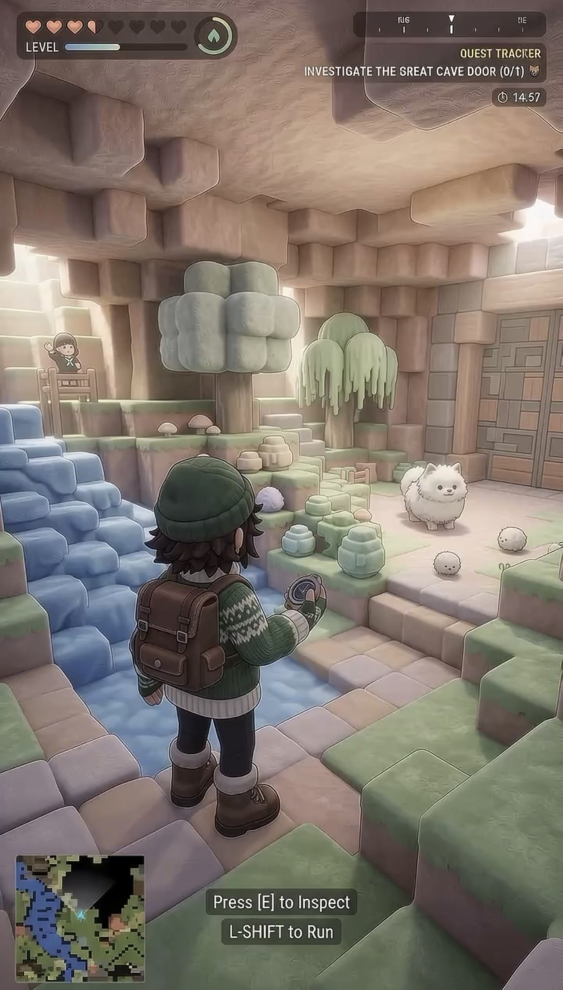
#> input picture docs/reference/target-shot.jpg, 1125 x 1979 px, found by its file name (shown at 1/2 size)
$ python boxes.py
#> lines starting #> are read from the running program, lines starting #| are printed output that depends on the picture; after the words box and inside, x2 and y2 are one past the last pixel; in counts of white or black regions, pixels touching at a corner belong together
import cv2, json
im=cv2.imread('/home/user/studio/docs/reference/target-shot.jpg')
#> im is the input picture: shape (1979, 1125, 3); mean B, G, R 108.4, 117.5, 126.9
B={
 'player':(255,905,660,1720),'dog':(790,915,945,1065),'critter-a':(860,1095,925,1155),'critter-b':(990,1045,1055,1105),
 'mira':(70,655,200,805),'cube-tree':(310,510,610,905),'willow':(585,615,810,900),'door':(925,600,1125,985),
 'door-pillar':(840,560,965,940),'waterfall':(0,800,470,1520),'pool':(130,1180,690,1560),'ceiling':(0,0,1125,560),
 'light-left':(0,420,150,640),'light-right':(960,360,1125,480),'mushrooms':(310,825,450,880),'lavender-pom':(505,965,570,1025),
 'jars-mint':(550,990,770,1160),'jars-cream':(460,870,610,960),'stairs':(740,1120,1060,1320),'grass-ledge-right':(700,1180,1125,1979),
 'floor-front':(0,1450,760,1979),'little-fence':(690,915,770,975),
 'hud-hearts':(30,25,475,120),'hud-quest':(700,20,1095,215),'hud-minimap':(30,1705,295,1965),'hud-prompts':(405,1770,720,1880),
}
json.dump(B,open('boxes.json','w'),indent=1)
o=im.copy()
for k,(x0,y0,x1,y1) in B.items():
    cv2.rectangle(o,(x0,y0),(x1,y1),(40,40,255),3); cv2.putText(o,k,(x0+4,y0+24),cv2.FONT_HERSHEY_SIMPLEX,0.7,(255,255,255),4); cv2.putText(o,k,(x0+4,y0+24),cv2.FONT_HERSHEY_SIMPLEX,0.7,(20,20,200),2)
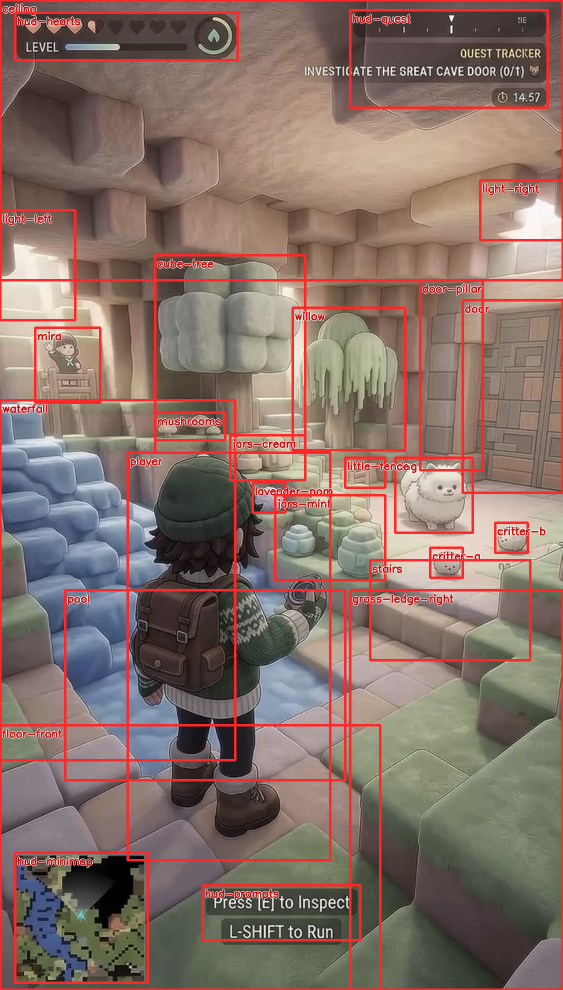
#> o: shape (1979, 1125, 3) (shown at 1/2 size); 7.11% of pixels changed, all inside (x1, y1, x2, y2) = (0, 0, 1125, 1979)
cv2.imwrite('boxes.jpg',cv2.resize(o,(675,1187)),[cv2.IMWRITE_JPEG_QUALITY,85])
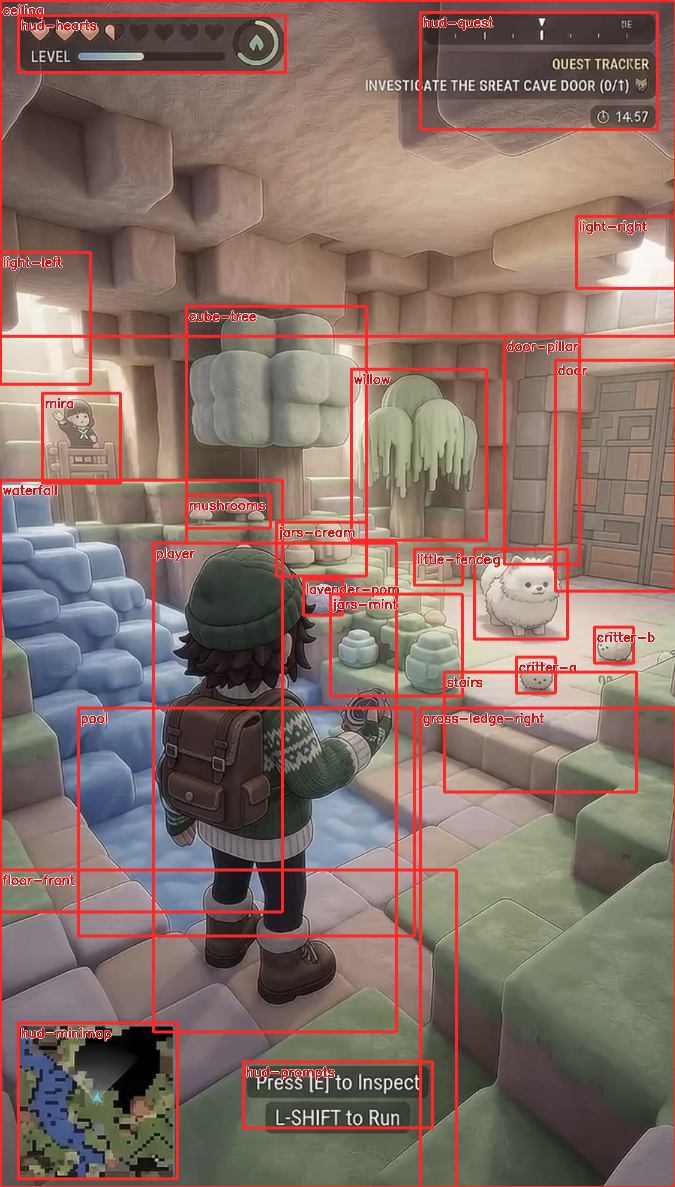
#> saved as boxes.jpg: shape (1187, 675, 3); mean B, G, R 104, 112.4, 134.9

$ run again, with docs/reference/cave-door-classes.png saved as docs/reference/target-shot.jpg
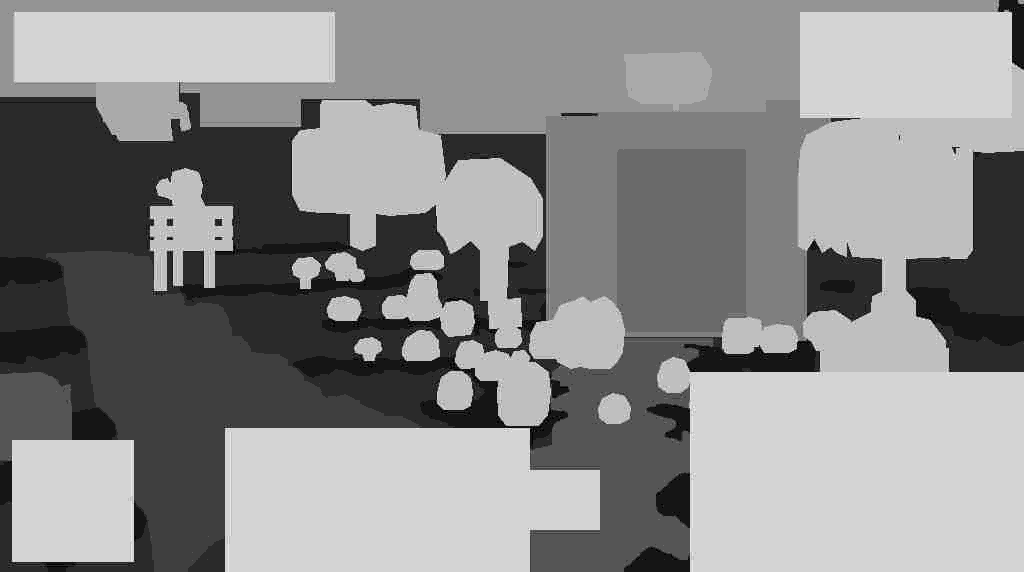
#> input picture docs/reference/cave-door-classes.png, 1024 x 572 px, found by its file name
#> im is the input picture: shape (572, 1024, 3); min 0, max 12, mean 6.56
#> after the loop `for k,(x0,y0,x1,y1) in B.items():`:
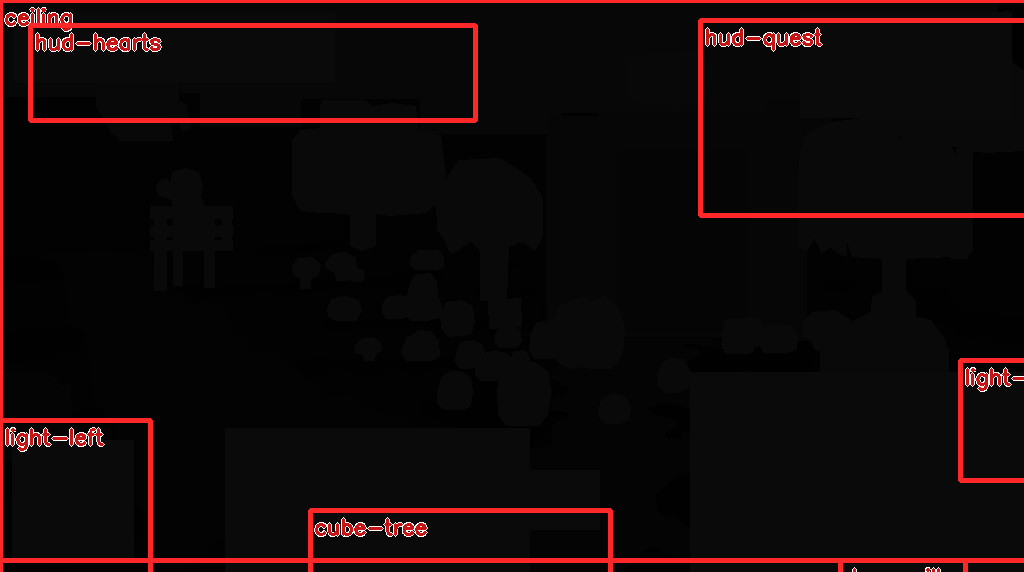
#> o: shape (572, 1024, 3); 5.29% of pixels changed, all inside (x1, y1, x2, y2) = (0, 0, 1024, 572)
#> `cv2.imwrite('boxes.jpg',cv2.resize(o,(675,1187)),[cv2.IMWRITE_JPEG_QUA..`:
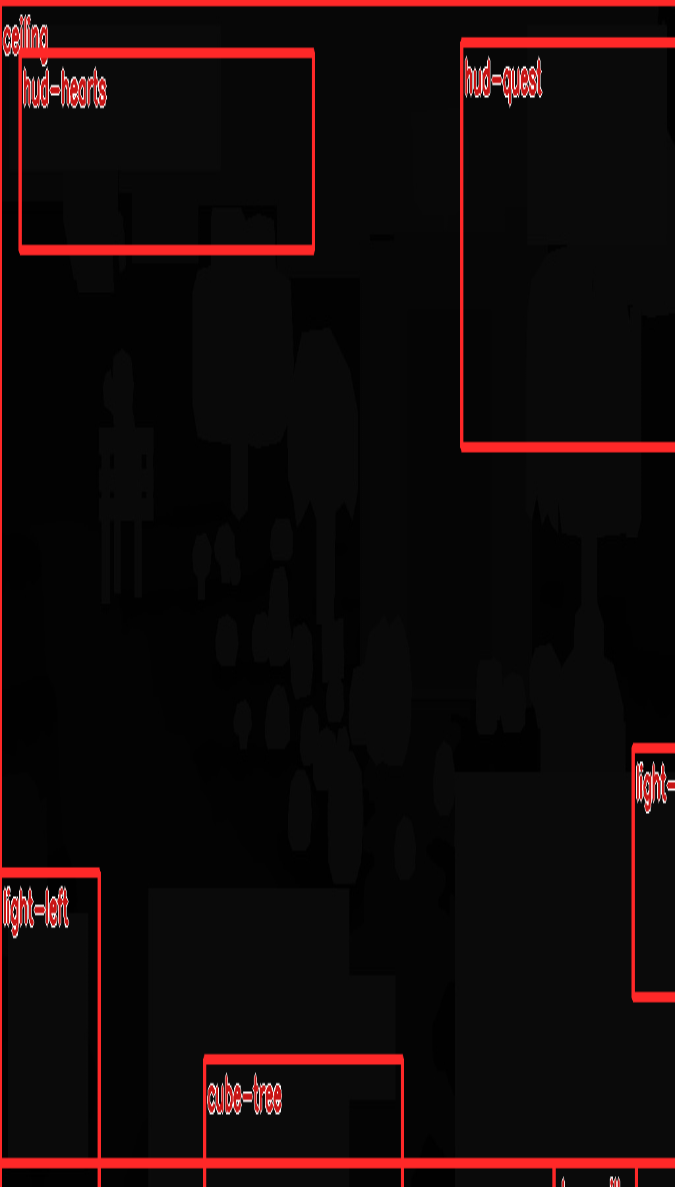
#> saved as boxes.jpg: shape (1187, 675, 3); mean B, G, R 9.1, 9.1, 19.3
